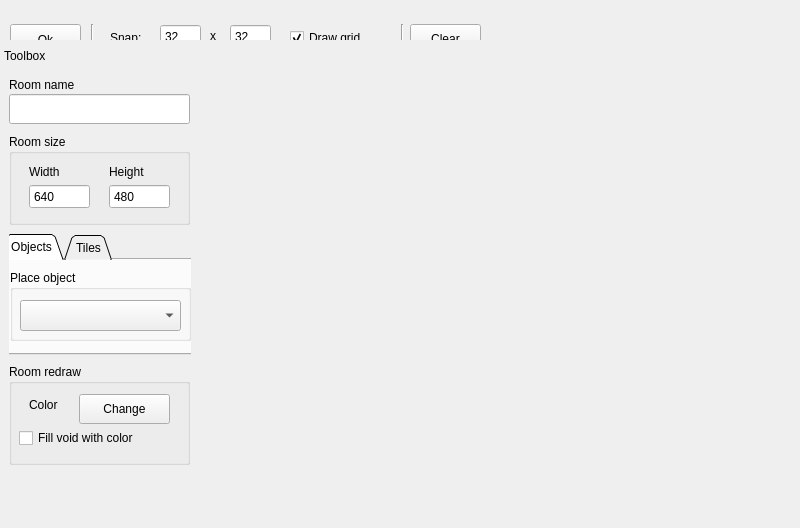
<?xml version="1.0" encoding="UTF-8"?>
<ui version="4.0">
 <class>RoomEditor</class>
 <widget class="QMainWindow" name="RoomEditor">
  <property name="geometry">
   <rect>
    <x>0</x>
    <y>0</y>
    <width>800</width>
    <height>528</height>
   </rect>
  </property>
  <property name="minimumSize">
   <size>
    <width>800</width>
    <height>500</height>
   </size>
  </property>
  <property name="windowTitle">
   <string>Edit room</string>
  </property>
  <widget class="QWidget" name="centralwidget">
   <layout class="QGridLayout" name="gridLayout_2"/>
  </widget>
  <widget class="QDockWidget" name="dckSettings">
   <property name="minimumSize">
    <size>
     <width>200</width>
     <height>225</height>
    </size>
   </property>
   <property name="maximumSize">
    <size>
     <width>200</width>
     <height>524287</height>
    </size>
   </property>
   <property name="features">
    <set>QDockWidget::DockWidgetMovable</set>
   </property>
   <property name="allowedAreas">
    <set>Qt::LeftDockWidgetArea|Qt::RightDockWidgetArea</set>
   </property>
   <property name="windowTitle">
    <string>Toolbox</string>
   </property>
   <attribute name="dockWidgetArea">
    <number>1</number>
   </attribute>
   <widget class="QWidget" name="dockWidgetContents">
    <layout class="QVBoxLayout" name="verticalLayout">
     <item>
      <widget class="QScrollArea" name="scrollArea">
       <property name="styleSheet">
        <string notr="true">QScrollArea {
border: 0px;
margin: 0px;
}</string>
       </property>
       <property name="verticalScrollBarPolicy">
        <enum>Qt::ScrollBarAsNeeded</enum>
       </property>
       <property name="widgetResizable">
        <bool>true</bool>
       </property>
       <widget class="QWidget" name="scrollAreaWidgetContents">
        <property name="geometry">
         <rect>
          <x>0</x>
          <y>0</y>
          <width>182</width>
          <height>450</height>
         </rect>
        </property>
        <widget class="QGroupBox" name="groupBox_3">
         <property name="geometry">
          <rect>
           <x>0</x>
           <y>290</y>
           <width>181</width>
           <height>101</height>
          </rect>
         </property>
         <property name="title">
          <string>Room redraw</string>
         </property>
         <widget class="QPushButton" name="btnVoidColor">
          <property name="geometry">
           <rect>
            <x>70</x>
            <y>30</y>
            <width>91</width>
            <height>30</height>
           </rect>
          </property>
          <property name="text">
           <string>Change</string>
          </property>
         </widget>
         <widget class="QLabel" name="label_3">
          <property name="geometry">
           <rect>
            <x>20</x>
            <y>30</y>
            <width>41</width>
            <height>22</height>
           </rect>
          </property>
          <property name="text">
           <string>Color</string>
          </property>
         </widget>
         <widget class="QCheckBox" name="chkFillVoid">
          <property name="geometry">
           <rect>
            <x>10</x>
            <y>60</y>
            <width>161</width>
            <height>28</height>
           </rect>
          </property>
          <property name="text">
           <string>Fill void with color</string>
          </property>
         </widget>
        </widget>
        <widget class="QLabel" name="label">
         <property name="geometry">
          <rect>
           <x>0</x>
           <y>0</y>
           <width>101</width>
           <height>22</height>
          </rect>
         </property>
         <property name="text">
          <string>Room name</string>
         </property>
        </widget>
        <widget class="QLineEdit" name="txtRoomName">
         <property name="geometry">
          <rect>
           <x>0</x>
           <y>20</y>
           <width>181</width>
           <height>30</height>
          </rect>
         </property>
        </widget>
        <widget class="QTabWidget" name="tbwTabs">
         <property name="geometry">
          <rect>
           <x>-10</x>
           <y>160</y>
           <width>201</width>
           <height>121</height>
          </rect>
         </property>
         <property name="tabShape">
          <enum>QTabWidget::Triangular</enum>
         </property>
         <property name="currentIndex">
          <number>0</number>
         </property>
         <widget class="QWidget" name="tabObjects">
          <attribute name="title">
           <string>Objects</string>
          </attribute>
          <widget class="QGroupBox" name="groupBox_2">
           <property name="geometry">
            <rect>
             <x>9</x>
             <y>10</y>
             <width>181</width>
             <height>71</height>
            </rect>
           </property>
           <property name="title">
            <string>Place object</string>
           </property>
           <widget class="QComboBox" name="cmbObjectSel">
            <property name="geometry">
             <rect>
              <x>10</x>
              <y>30</y>
              <width>161</width>
              <height>31</height>
             </rect>
            </property>
           </widget>
          </widget>
         </widget>
         <widget class="QWidget" name="tabBG">
          <attribute name="title">
           <string>Tiles</string>
          </attribute>
          <widget class="QGroupBox" name="groupBox_4">
           <property name="geometry">
            <rect>
             <x>9</x>
             <y>10</y>
             <width>181</width>
             <height>71</height>
            </rect>
           </property>
           <property name="title">
            <string>Place background tiles</string>
           </property>
           <widget class="QComboBox" name="cmbTIleSel">
            <property name="geometry">
             <rect>
              <x>10</x>
              <y>30</y>
              <width>161</width>
              <height>31</height>
             </rect>
            </property>
           </widget>
          </widget>
         </widget>
        </widget>
        <widget class="QGroupBox" name="groupBox">
         <property name="geometry">
          <rect>
           <x>0</x>
           <y>60</y>
           <width>181</width>
           <height>91</height>
          </rect>
         </property>
         <property name="title">
          <string>Room size</string>
         </property>
         <widget class="QSpinBox" name="spbRoomHeight">
          <property name="geometry">
           <rect>
            <x>100</x>
            <y>50</y>
            <width>61</width>
            <height>25</height>
           </rect>
          </property>
          <property name="buttonSymbols">
           <enum>QAbstractSpinBox::NoButtons</enum>
          </property>
          <property name="minimum">
           <number>100</number>
          </property>
          <property name="maximum">
           <number>9999</number>
          </property>
          <property name="singleStep">
           <number>20</number>
          </property>
          <property name="value">
           <number>480</number>
          </property>
         </widget>
         <widget class="QLabel" name="label_5">
          <property name="geometry">
           <rect>
            <x>100</x>
            <y>30</y>
            <width>49</width>
            <height>16</height>
           </rect>
          </property>
          <property name="text">
           <string>Height</string>
          </property>
         </widget>
         <widget class="QSpinBox" name="spbRoomWidth">
          <property name="geometry">
           <rect>
            <x>20</x>
            <y>50</y>
            <width>61</width>
            <height>25</height>
           </rect>
          </property>
          <property name="buttonSymbols">
           <enum>QAbstractSpinBox::NoButtons</enum>
          </property>
          <property name="minimum">
           <number>100</number>
          </property>
          <property name="maximum">
           <number>9999</number>
          </property>
          <property name="singleStep">
           <number>20</number>
          </property>
          <property name="value">
           <number>640</number>
          </property>
         </widget>
         <widget class="QLabel" name="label_2">
          <property name="geometry">
           <rect>
            <x>20</x>
            <y>30</y>
            <width>49</width>
            <height>16</height>
           </rect>
          </property>
          <property name="text">
           <string>Width</string>
          </property>
         </widget>
        </widget>
       </widget>
      </widget>
     </item>
    </layout>
   </widget>
  </widget>
  <widget class="QDockWidget" name="dckTop">
   <property name="minimumSize">
    <size>
     <width>29</width>
     <height>40</height>
    </size>
   </property>
   <property name="maximumSize">
    <size>
     <width>524287</width>
     <height>40</height>
    </size>
   </property>
   <property name="baseSize">
    <size>
     <width>0</width>
     <height>40</height>
    </size>
   </property>
   <property name="features">
    <set>QDockWidget::NoDockWidgetFeatures</set>
   </property>
   <property name="allowedAreas">
    <set>Qt::TopDockWidgetArea</set>
   </property>
   <attribute name="dockWidgetArea">
    <number>4</number>
   </attribute>
   <widget class="QWidget" name="dockWidgetContents_2">
    <widget class="QPushButton" name="btnOk">
     <property name="geometry">
      <rect>
       <x>10</x>
       <y>5</y>
       <width>71</width>
       <height>31</height>
      </rect>
     </property>
     <property name="text">
      <string>Ok</string>
     </property>
     <property name="icon">
      <iconset resource="../../../resources.qrc">
       <normaloff>:/icons/ok</normaloff>:/icons/ok</iconset>
     </property>
    </widget>
    <widget class="QSpinBox" name="spbSnapWidth">
     <property name="geometry">
      <rect>
       <x>160</x>
       <y>5</y>
       <width>41</width>
       <height>25</height>
      </rect>
     </property>
     <property name="buttonSymbols">
      <enum>QAbstractSpinBox::NoButtons</enum>
     </property>
     <property name="minimum">
      <number>1</number>
     </property>
     <property name="maximum">
      <number>256</number>
     </property>
     <property name="value">
      <number>32</number>
     </property>
    </widget>
    <widget class="QLabel" name="label_6">
     <property name="geometry">
      <rect>
       <x>110</x>
       <y>11</y>
       <width>41</width>
       <height>16</height>
      </rect>
     </property>
     <property name="text">
      <string>Snap:</string>
     </property>
    </widget>
    <widget class="QLabel" name="label_7">
     <property name="geometry">
      <rect>
       <x>210</x>
       <y>9</y>
       <width>21</width>
       <height>16</height>
      </rect>
     </property>
     <property name="text">
      <string>x</string>
     </property>
    </widget>
    <widget class="QSpinBox" name="spbSnapHeight">
     <property name="geometry">
      <rect>
       <x>230</x>
       <y>5</y>
       <width>41</width>
       <height>25</height>
      </rect>
     </property>
     <property name="buttonSymbols">
      <enum>QAbstractSpinBox::NoButtons</enum>
     </property>
     <property name="minimum">
      <number>1</number>
     </property>
     <property name="maximum">
      <number>256</number>
     </property>
     <property name="value">
      <number>32</number>
     </property>
    </widget>
    <widget class="QCheckBox" name="chkGrid">
     <property name="geometry">
      <rect>
       <x>290</x>
       <y>5</y>
       <width>100</width>
       <height>28</height>
      </rect>
     </property>
     <property name="text">
      <string>Draw grid</string>
     </property>
     <property name="checked">
      <bool>true</bool>
     </property>
    </widget>
    <widget class="Line" name="line">
     <property name="geometry">
      <rect>
       <x>82</x>
       <y>5</y>
       <width>20</width>
       <height>31</height>
      </rect>
     </property>
     <property name="orientation">
      <enum>Qt::Vertical</enum>
     </property>
    </widget>
    <widget class="Line" name="line_2">
     <property name="geometry">
      <rect>
       <x>392</x>
       <y>5</y>
       <width>20</width>
       <height>31</height>
      </rect>
     </property>
     <property name="orientation">
      <enum>Qt::Vertical</enum>
     </property>
    </widget>
    <widget class="QPushButton" name="btnClear">
     <property name="geometry">
      <rect>
       <x>410</x>
       <y>5</y>
       <width>71</width>
       <height>30</height>
      </rect>
     </property>
     <property name="text">
      <string>Clear</string>
     </property>
    </widget>
   </widget>
  </widget>
 </widget>
 <resources>
  <include location="../../../resources.qrc"/>
 </resources>
 <connections/>
</ui>
